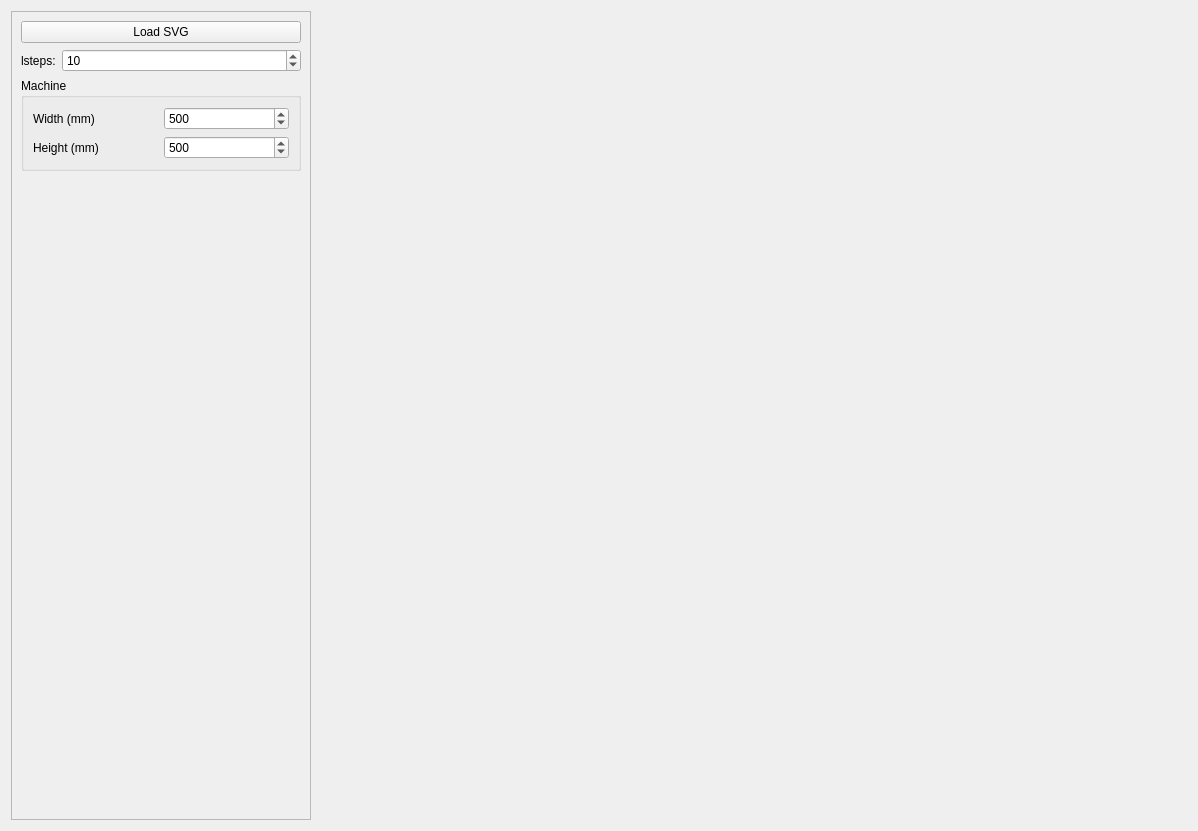
<?xml version="1.0" encoding="UTF-8"?>
<ui version="4.0">
 <class>svg_plotter</class>
 <widget class="QWidget" name="svg_plotter">
  <property name="geometry">
   <rect>
    <x>0</x>
    <y>0</y>
    <width>1198</width>
    <height>831</height>
   </rect>
  </property>
  <property name="windowTitle">
   <string>Form</string>
  </property>
  <layout class="QHBoxLayout" name="horizontalLayout">
   <item>
    <widget class="QFrame" name="frame">
     <property name="maximumSize">
      <size>
       <width>300</width>
       <height>16777215</height>
      </size>
     </property>
     <property name="frameShape">
      <enum>QFrame::StyledPanel</enum>
     </property>
     <property name="frameShadow">
      <enum>QFrame::Raised</enum>
     </property>
     <layout class="QVBoxLayout" name="verticalLayout">
      <item>
       <widget class="QPushButton" name="load_btn">
        <property name="text">
         <string>Load SVG</string>
        </property>
       </widget>
      </item>
      <item>
       <layout class="QHBoxLayout" name="horizontalLayout_2">
        <item>
         <widget class="QLabel" name="label">
          <property name="sizePolicy">
           <sizepolicy hsizetype="Maximum" vsizetype="Preferred">
            <horstretch>0</horstretch>
            <verstretch>0</verstretch>
           </sizepolicy>
          </property>
          <property name="text">
           <string>lsteps:</string>
          </property>
         </widget>
        </item>
        <item>
         <widget class="QSpinBox" name="lsteps_spin">
          <property name="maximum">
           <number>1000</number>
          </property>
          <property name="value">
           <number>10</number>
          </property>
         </widget>
        </item>
       </layout>
      </item>
      <item>
       <widget class="QGroupBox" name="groupBox">
        <property name="title">
         <string>Machine</string>
        </property>
        <layout class="QGridLayout" name="gridLayout">
         <item row="0" column="0">
          <widget class="QLabel" name="label_2">
           <property name="text">
            <string>Width (mm)</string>
           </property>
          </widget>
         </item>
         <item row="1" column="0">
          <widget class="QLabel" name="label_3">
           <property name="text">
            <string>Height (mm)</string>
           </property>
          </widget>
         </item>
         <item row="0" column="1">
          <widget class="QSpinBox" name="spin_width">
           <property name="maximum">
            <number>1000</number>
           </property>
           <property name="value">
            <number>500</number>
           </property>
          </widget>
         </item>
         <item row="1" column="1">
          <widget class="QSpinBox" name="spin_height">
           <property name="maximum">
            <number>1000</number>
           </property>
           <property name="value">
            <number>500</number>
           </property>
          </widget>
         </item>
        </layout>
       </widget>
      </item>
      <item>
       <spacer name="verticalSpacer">
        <property name="orientation">
         <enum>Qt::Vertical</enum>
        </property>
        <property name="sizeHint" stdset="0">
         <size>
          <width>20</width>
          <height>719</height>
         </size>
        </property>
       </spacer>
      </item>
     </layout>
    </widget>
   </item>
   <item>
    <widget class="QWidget" name="plot" native="true"/>
   </item>
  </layout>
 </widget>
 <resources/>
 <connections>
  <connection>
   <sender>load_btn</sender>
   <signal>clicked()</signal>
   <receiver>svg_plotter</receiver>
   <slot>load_svg()</slot>
   <hints>
    <hint type="sourcelabel">
     <x>158</x>
     <y>32</y>
    </hint>
    <hint type="destinationlabel">
     <x>598</x>
     <y>415</y>
    </hint>
   </hints>
  </connection>
  <connection>
   <sender>lsteps_spin</sender>
   <signal>valueChanged(int)</signal>
   <receiver>svg_plotter</receiver>
   <slot>compute_paths()</slot>
   <hints>
    <hint type="sourcelabel">
     <x>185</x>
     <y>68</y>
    </hint>
    <hint type="destinationlabel">
     <x>598</x>
     <y>415</y>
    </hint>
   </hints>
  </connection>
  <connection>
   <sender>spin_width</sender>
   <signal>valueChanged(int)</signal>
   <receiver>svg_plotter</receiver>
   <slot>repaint()</slot>
   <hints>
    <hint type="sourcelabel">
     <x>224</x>
     <y>139</y>
    </hint>
    <hint type="destinationlabel">
     <x>598</x>
     <y>415</y>
    </hint>
   </hints>
  </connection>
  <connection>
   <sender>spin_height</sender>
   <signal>valueChanged(int)</signal>
   <receiver>svg_plotter</receiver>
   <slot>repaint()</slot>
   <hints>
    <hint type="sourcelabel">
     <x>224</x>
     <y>174</y>
    </hint>
    <hint type="destinationlabel">
     <x>598</x>
     <y>415</y>
    </hint>
   </hints>
  </connection>
 </connections>
 <slots>
  <slot>load_svg()</slot>
  <slot>compute_paths()</slot>
 </slots>
</ui>
